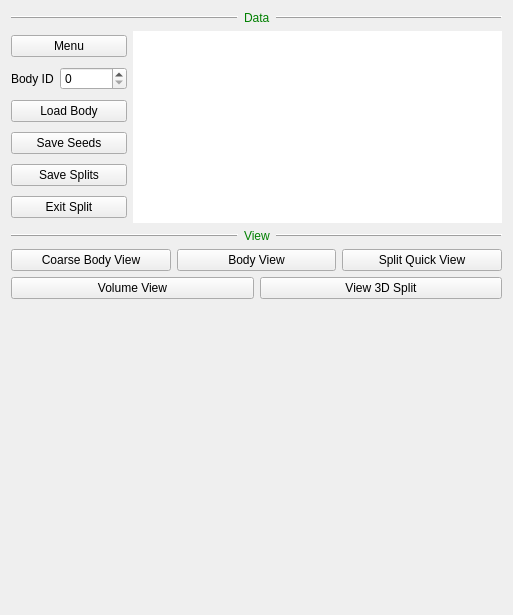
<?xml version="1.0" encoding="UTF-8"?>
<ui version="4.0">
 <class>FlyEmSplitControlForm</class>
 <widget class="QWidget" name="FlyEmSplitControlForm">
  <property name="geometry">
   <rect>
    <x>0</x>
    <y>0</y>
    <width>513</width>
    <height>615</height>
   </rect>
  </property>
  <property name="sizePolicy">
   <sizepolicy hsizetype="Preferred" vsizetype="Expanding">
    <horstretch>0</horstretch>
    <verstretch>0</verstretch>
   </sizepolicy>
  </property>
  <property name="windowTitle">
   <string>Form</string>
  </property>
  <layout class="QVBoxLayout" name="verticalLayout_3">
   <item>
    <layout class="QHBoxLayout" name="horizontalLayout_3">
     <item>
      <widget class="Line" name="line_4">
       <property name="frameShadow">
        <enum>QFrame::Raised</enum>
       </property>
       <property name="lineWidth">
        <number>1</number>
       </property>
       <property name="orientation">
        <enum>Qt::Horizontal</enum>
       </property>
      </widget>
     </item>
     <item>
      <widget class="QLabel" name="label_3">
       <property name="sizePolicy">
        <sizepolicy hsizetype="Maximum" vsizetype="Preferred">
         <horstretch>0</horstretch>
         <verstretch>0</verstretch>
        </sizepolicy>
       </property>
       <property name="text">
        <string>&lt;font color=&quot;Green&quot;&gt;Data&lt;/font&gt;</string>
       </property>
       <property name="textFormat">
        <enum>Qt::AutoText</enum>
       </property>
      </widget>
     </item>
     <item>
      <widget class="Line" name="line">
       <property name="frameShadow">
        <enum>QFrame::Raised</enum>
       </property>
       <property name="lineWidth">
        <number>1</number>
       </property>
       <property name="orientation">
        <enum>Qt::Horizontal</enum>
       </property>
      </widget>
     </item>
    </layout>
   </item>
   <item>
    <layout class="QHBoxLayout" name="horizontalLayout_6">
     <item>
      <layout class="QVBoxLayout" name="verticalLayout_2">
       <item>
        <widget class="QPushButton" name="menuPushButton">
         <property name="text">
          <string>Menu</string>
         </property>
        </widget>
       </item>
       <item>
        <layout class="QHBoxLayout" name="horizontalLayout_5">
         <item>
          <widget class="QLabel" name="label_4">
           <property name="text">
            <string>Body ID</string>
           </property>
          </widget>
         </item>
         <item>
          <widget class="ZSpinBox" name="bodyIdSpinBox">
           <property name="minimum">
            <number>0</number>
           </property>
           <property name="maximum">
            <number>2147483647</number>
           </property>
           <property name="value">
            <number>0</number>
           </property>
          </widget>
         </item>
        </layout>
       </item>
       <item>
        <widget class="QPushButton" name="loadBodyPushButton">
         <property name="text">
          <string>Load Body</string>
         </property>
        </widget>
       </item>
       <item>
        <widget class="QPushButton" name="saveSeedPushButton">
         <property name="text">
          <string>Save Seeds</string>
         </property>
         <property name="icon">
          <iconset resource="../gui.qrc">
           <normaloff>:/images/save_seed.png</normaloff>:/images/save_seed.png</iconset>
         </property>
        </widget>
       </item>
       <item>
        <widget class="QPushButton" name="commitPushButton">
         <property name="toolTip">
          <string>Save splitting results into DVID</string>
         </property>
         <property name="text">
          <string>Save Splits</string>
         </property>
         <property name="icon">
          <iconset resource="../gui.qrc">
           <normaloff>:/images/save_split.png</normaloff>:/images/save_split.png</iconset>
         </property>
        </widget>
       </item>
       <item>
        <widget class="QPushButton" name="exitPushButton">
         <property name="text">
          <string>Exit Split</string>
         </property>
         <property name="icon">
          <iconset resource="../gui.qrc">
           <normaloff>:/images/go-previous.png</normaloff>:/images/go-previous.png</iconset>
         </property>
        </widget>
       </item>
      </layout>
     </item>
     <item>
      <layout class="QVBoxLayout" name="verticalLayout_4">
       <item>
        <widget class="QTextEdit" name="infoWidget">
         <property name="sizePolicy">
          <sizepolicy hsizetype="Expanding" vsizetype="Preferred">
           <horstretch>0</horstretch>
           <verstretch>0</verstretch>
          </sizepolicy>
         </property>
         <property name="focusPolicy">
          <enum>Qt::NoFocus</enum>
         </property>
         <property name="frameShape">
          <enum>QFrame::NoFrame</enum>
         </property>
         <property name="frameShadow">
          <enum>QFrame::Plain</enum>
         </property>
         <property name="lineWidth">
          <number>1</number>
         </property>
         <property name="lineWrapMode">
          <enum>QTextEdit::WidgetWidth</enum>
         </property>
         <property name="readOnly">
          <bool>true</bool>
         </property>
        </widget>
       </item>
      </layout>
     </item>
    </layout>
   </item>
   <item>
    <layout class="QHBoxLayout" name="horizontalLayout_4">
     <item>
      <widget class="Line" name="line_5">
       <property name="frameShadow">
        <enum>QFrame::Raised</enum>
       </property>
       <property name="lineWidth">
        <number>1</number>
       </property>
       <property name="orientation">
        <enum>Qt::Horizontal</enum>
       </property>
      </widget>
     </item>
     <item>
      <widget class="QLabel" name="label_5">
       <property name="sizePolicy">
        <sizepolicy hsizetype="Maximum" vsizetype="Preferred">
         <horstretch>0</horstretch>
         <verstretch>0</verstretch>
        </sizepolicy>
       </property>
       <property name="text">
        <string>&lt;font color=&quot;Green&quot;&gt;View&lt;/font&gt;</string>
       </property>
       <property name="textFormat">
        <enum>Qt::AutoText</enum>
       </property>
      </widget>
     </item>
     <item>
      <widget class="Line" name="line_2">
       <property name="frameShadow">
        <enum>QFrame::Raised</enum>
       </property>
       <property name="lineWidth">
        <number>1</number>
       </property>
       <property name="orientation">
        <enum>Qt::Horizontal</enum>
       </property>
      </widget>
     </item>
    </layout>
   </item>
   <item>
    <layout class="QHBoxLayout" name="horizontalLayout_8">
     <item>
      <widget class="QPushButton" name="coarseBodyViewPushButton">
       <property name="text">
        <string>Coarse Body View</string>
       </property>
      </widget>
     </item>
     <item>
      <widget class="QPushButton" name="quickViewPushButton">
       <property name="text">
        <string>Body View</string>
       </property>
      </widget>
     </item>
     <item>
      <widget class="QPushButton" name="viewResultQuickPushButton">
       <property name="sizePolicy">
        <sizepolicy hsizetype="Minimum" vsizetype="Fixed">
         <horstretch>0</horstretch>
         <verstretch>0</verstretch>
        </sizepolicy>
       </property>
       <property name="text">
        <string>Split Quick View</string>
       </property>
      </widget>
     </item>
    </layout>
   </item>
   <item>
    <layout class="QHBoxLayout" name="volumeViewLayout">
     <item>
      <widget class="QPushButton" name="view3dBodyPushButton">
       <property name="text">
        <string>Volume View</string>
       </property>
      </widget>
     </item>
     <item>
      <widget class="QPushButton" name="viewSplitPushButton">
       <property name="text">
        <string>View 3D Split</string>
       </property>
      </widget>
     </item>
    </layout>
   </item>
   <item>
    <layout class="QVBoxLayout" name="verticalLayout">
     <item>
      <widget class="ZFlyEmBookmarkWidget" name="bookmarkWidget" native="true">
       <property name="sizePolicy">
        <sizepolicy hsizetype="Preferred" vsizetype="Expanding">
         <horstretch>0</horstretch>
         <verstretch>0</verstretch>
        </sizepolicy>
       </property>
      </widget>
     </item>
    </layout>
   </item>
  </layout>
 </widget>
 <customwidgets>
  <customwidget>
   <class>ZSpinBox</class>
   <extends>QSpinBox</extends>
   <header location="global">zspinbox.h</header>
  </customwidget>
  <customwidget>
   <class>ZFlyEmBookmarkWidget</class>
   <extends>QWidget</extends>
   <header location="global">flyem/zflyembookmarkwidget.h</header>
   <container>1</container>
  </customwidget>
 </customwidgets>
 <resources>
  <include location="../gui.qrc"/>
 </resources>
 <connections/>
</ui>
